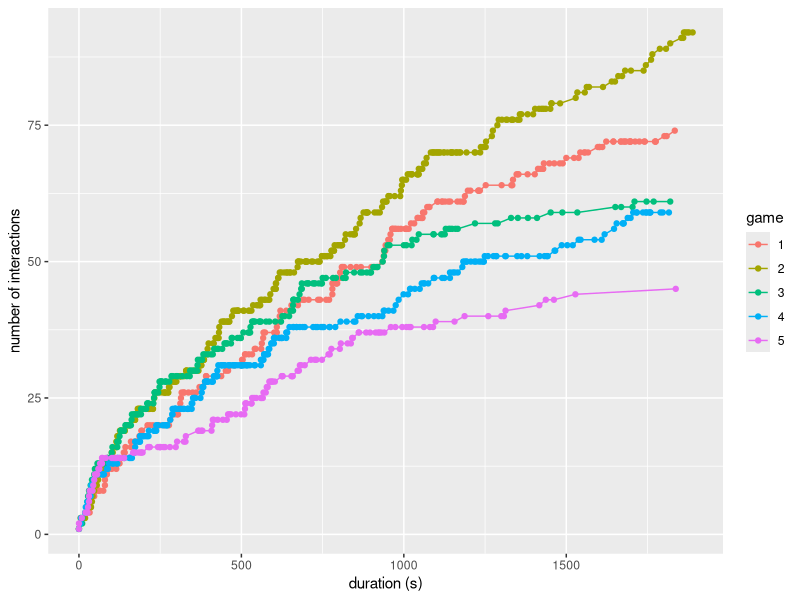

Write the R code that produced this figure.
library(dplyr)
library(ggplot2)
library(readr)
library(tidyr)
library(igraph)


##### get networks #####

trophic_data <- read_csv("data/raw/Cleaned_Ressources_Anonymous.csv") 

# remove row names
trophic_data <- trophic_data %>% select(-"...1")

# check data
head(trophic_data)


# filter games and get temporal networks
make_networks <- function(gameid) {
  
  # select game and compute duration
  game <- trophic_data %>% 
    filter(!is.na(ressource_id), Game_ID == gameid)  %>% 
    mutate(duration = time - min(time)) %>%
    arrange(duration)
  
  # get consumer names
  players_game <- game %>% 
    group_by(player_name) %>% 
    summarize() %>% 
    rename(id = player_name)
  
  # get resource name
  patches_game <- game %>% 
    group_by(ressource_id) %>% 
    summarize() %>% 
    rename(id = ressource_id) 
  
  # get individuals name
  id <- unique(rbind(players_game, patches_game)) %>% 
    arrange(id)
  
  # get number of individuals
  n <- nrow(id)

  # make initial network
  Ns <- array(0, dim = c(nrow(id), nrow(id), nrow(game)))
  
  # each matrix corresponds to a different time point
  n1 <- matrix(0, nrow = n, ncol = n)
  Ns[,,1] = n1
  
  # add interactions one at a time 
  for (a in 1:nrow(game)) {
  
    i <- which(id == as.character(game[a, "player_name"]))
    j <- which(id == as.character(game[a, "ressource_id"]))
    
    n1[i,j] <- 1
    
    Ns[,,a] <- n1
  }
  
  return(list(Ns = Ns, duration = game$duration))
}



##### compute measures #####

# compute number of interactions (herbivory and predatory)
count_links <- function(game) {
  
  links <- rep(0, length(game$duration))

  for (a in 1:length(game$duration)) {
    links[a] <- sum(game$Ns[,,a])
  }
  return(links)
}


df <- data.frame()

for (i in 1:5) {
  
  # generate networks for game i and get durations at which observations were observed
  game <- make_networks(i)
  duration <- game$duration
  
  # compute number of links through time
  links <- count_links(game)
  
  # add rows to dataframe
  df <- rbind(df, data.frame(duration = duration, links = links, game = rep(i, length(duration))))
}

df <- df %>% 
  mutate(duration = as.numeric(duration), game = as.factor(game))
df

##### visualize data ##### 

ggplot(df) +
  geom_line(aes(x = duration, y = links, col = game), lw = 1) +
  geom_point(aes(x = duration, y = links, col = game)) + 
  xlab("duration (s)") +
  ylab("number of interactions")
